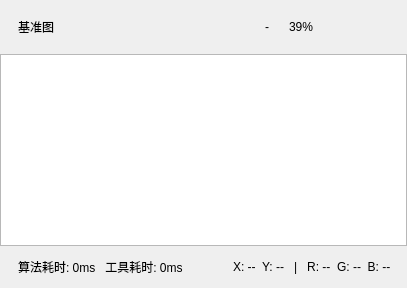
       <widget class="QFrame" name="setupViewerFrame">
        <property name="frameShape">
         <enum>QFrame::NoFrame</enum>
        </property>
        <property name="viewerPanel" stdset="0">
         <bool>true</bool>
        </property>
        <layout class="QVBoxLayout" name="verticalLayout_viewer">
         <property name="spacing">
          <number>0</number>
         </property>
         <property name="leftMargin">
          <number>0</number>
         </property>
         <property name="topMargin">
          <number>0</number>
         </property>
         <property name="rightMargin">
          <number>0</number>
         </property>
         <property name="bottomMargin">
          <number>0</number>
         </property>
         <item>
          <widget class="QFrame" name="viewerHeader">
           <property name="minimumSize">
            <size>
             <width>0</width>
             <height>54</height>
            </size>
           </property>
           <property name="maximumSize">
            <size>
             <width>16777215</width>
             <height>54</height>
            </size>
           </property>
           <property name="frameShape">
            <enum>QFrame::NoFrame</enum>
           </property>
           <layout class="QHBoxLayout" name="horizontalLayout_viewerHeader">
            <property name="spacing">
             <number>8</number>
            </property>
            <property name="leftMargin">
             <number>18</number>
            </property>
            <property name="topMargin">
             <number>0</number>
            </property>
            <property name="rightMargin">
             <number>14</number>
            </property>
            <property name="bottomMargin">
             <number>0</number>
            </property>
            <item>
             <widget class="QLabel" name="viewerTitleLabel">
              <property name="text">
               <string>基准图</string>
              </property>
              <property name="viewerTitle" stdset="0">
               <bool>true</bool>
              </property>
             </widget>
            </item>
            <item>
             <spacer name="horizontalSpacer_viewerHeader">
              <property name="orientation">
               <enum>Qt::Horizontal</enum>
              </property>
              <property name="sizeHint" stdset="0">
               <size>
                <width>40</width>
                <height>20</height>
               </size>
              </property>
             </spacer>
            </item>
            <item>
             <widget class="QToolButton" name="viewerGridButton">
              <property name="minimumSize">
               <size>
                <width>28</width>
                <height>28</height>
               </size>
              </property>
              <property name="text">
               <string></string>
              </property>
              <property name="icon">
               <iconset resource="../resources/resources.qrc">
                <normaloff>:/icons/grid.svg</normaloff>:/icons/grid.svg</iconset>
              </property>
              <property name="iconSize">
               <size>
                <width>24</width>
                <height>24</height>
               </size>
              </property>
              <property name="autoRaise">
               <bool>true</bool>
              </property>
             </widget>
            </item>
            <item>
             <widget class="QToolButton" name="viewerZoomSearchButton">
              <property name="minimumSize">
               <size>
                <width>28</width>
                <height>28</height>
               </size>
              </property>
              <property name="text">
               <string></string>
              </property>
              <property name="icon">
               <iconset resource="../resources/resources.qrc">
                <normaloff>:/icons/zoom.svg</normaloff>:/icons/zoom.svg</iconset>
              </property>
              <property name="iconSize">
               <size>
                <width>24</width>
                <height>24</height>
               </size>
              </property>
              <property name="autoRaise">
               <bool>true</bool>
              </property>
             </widget>
            </item>
            <item>
             <widget class="QToolButton" name="viewerZoomOutButton">
              <property name="minimumSize">
               <size>
                <width>28</width>
                <height>28</height>
               </size>
              </property>
              <property name="text">
               <string>-</string>
              </property>
              <property name="autoRaise">
               <bool>true</bool>
              </property>
             </widget>
            </item>
            <item>
             <widget class="QLabel" name="viewerZoomLabel">
              <property name="text">
               <string>39%</string>
              </property>
              <property name="viewerZoom" stdset="0">
               <bool>true</bool>
              </property>
             </widget>
            </item>
            <item>
             <widget class="QToolButton" name="viewerZoomInButton">
              <property name="minimumSize">
               <size>
                <width>28</width>
                <height>28</height>
               </size>
              </property>
              <property name="text">
               <string></string>
              </property>
              <property name="icon">
               <iconset resource="../resources/resources.qrc">
                <normaloff>:/icons/fit.svg</normaloff>:/icons/fit.svg</iconset>
              </property>
              <property name="iconSize">
               <size>
                <width>24</width>
                <height>24</height>
               </size>
              </property>
              <property name="autoRaise">
               <bool>true</bool>
              </property>
             </widget>
            </item>
            <item>
             <widget class="QToolButton" name="viewerFullButton">
              <property name="minimumSize">
               <size>
                <width>28</width>
                <height>28</height>
               </size>
              </property>
              <property name="text">
               <string></string>
              </property>
              <property name="icon">
               <iconset resource="../resources/resources.qrc">
                <normaloff>:/icons/fullscreen.svg</normaloff>:/icons/fullscreen.svg</iconset>
              </property>
              <property name="iconSize">
               <size>
                <width>24</width>
                <height>24</height>
               </size>
              </property>
              <property name="autoRaise">
               <bool>true</bool>
              </property>
             </widget>
            </item>
           </layout>
          </widget>
         </item>
         <item>
          <widget class="QGraphicsView" name="previewGraphicsView">
           <property name="viewerCanvas" stdset="0">
            <bool>true</bool>
           </property>
          </widget>
         </item>
         <item>
          <widget class="QFrame" name="viewerStatusBar">
           <property name="minimumSize">
            <size>
             <width>0</width>
             <height>42</height>
            </size>
           </property>
           <property name="maximumSize">
            <size>
             <width>16777215</width>
             <height>42</height>
            </size>
           </property>
           <property name="frameShape">
            <enum>QFrame::NoFrame</enum>
           </property>
           <layout class="QHBoxLayout" name="horizontalLayout_viewerStatus">
            <property name="spacing">
             <number>10</number>
            </property>
            <property name="leftMargin">
             <number>18</number>
            </property>
            <property name="topMargin">
             <number>0</number>
            </property>
            <property name="rightMargin">
             <number>16</number>
            </property>
            <property name="bottomMargin">
             <number>0</number>
            </property>
            <item>
             <widget class="QLabel" name="viewerStatusLabel">
              <property name="text">
               <string>算法耗时: 0ms   工具耗时: 0ms</string>
              </property>
              <property name="viewerStatus" stdset="0">
               <bool>true</bool>
              </property>
             </widget>
            </item>
            <item>
             <spacer name="horizontalSpacer_viewerStatus">
              <property name="orientation">
               <enum>Qt::Horizontal</enum>
              </property>
              <property name="sizeHint" stdset="0">
               <size>
                <width>40</width>
                <height>20</height>
               </size>
              </property>
             </spacer>
            </item>
            <item>
             <widget class="QLabel" name="viewerCursorLabel">
              <property name="text">
               <string>X: --  Y: --   |   R: --  G: --  B: --</string>
              </property>
              <property name="viewerStatus" stdset="0">
               <bool>true</bool>
              </property>
             </widget>
            </item>
           </layout>
          </widget>
         </item>
        </layout>
       </widget>
